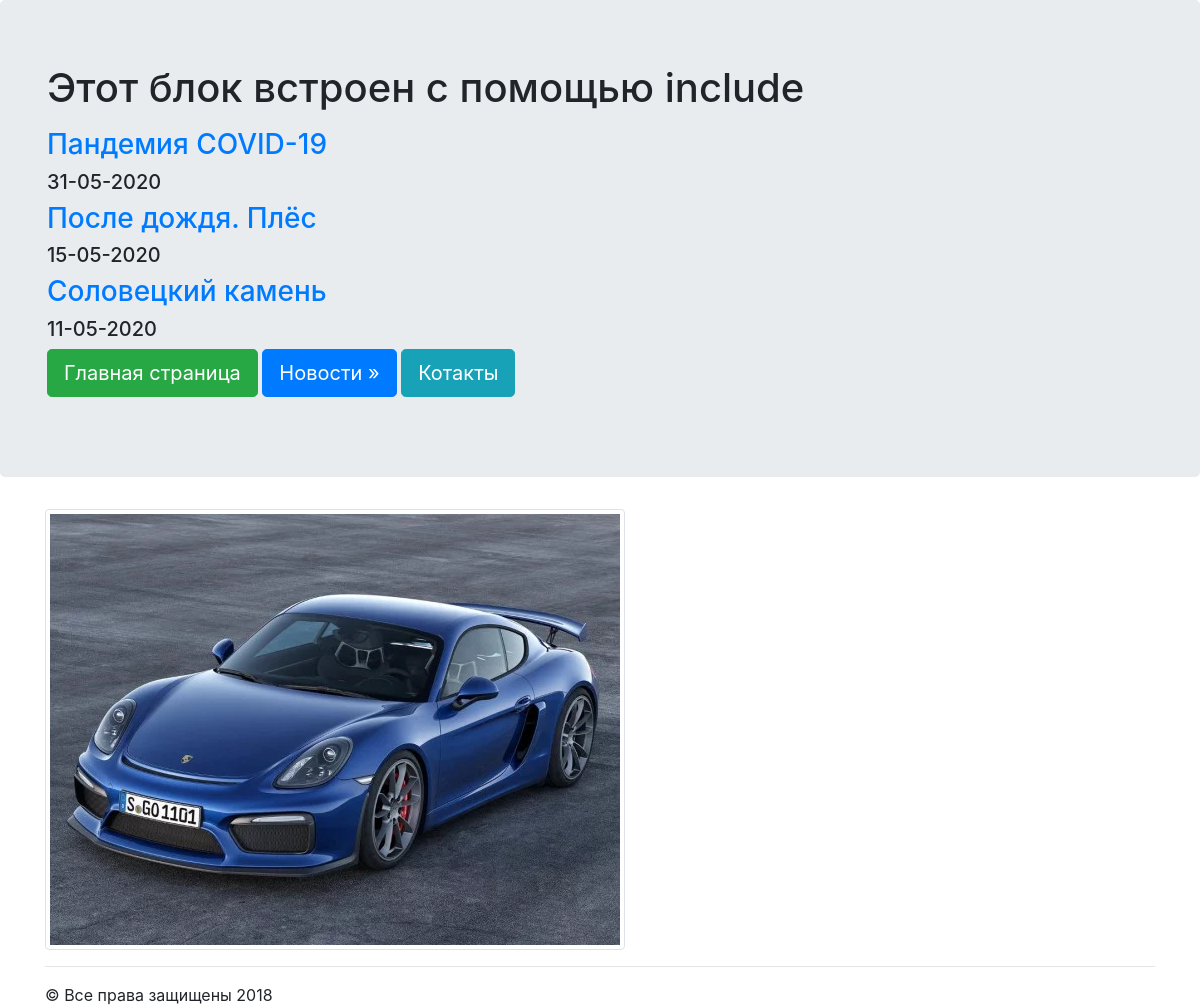
Page /news/ on the committed database.
### news/models.py (models this page shows, shortened)
class Articles(models.Model):
    title = models.CharField(max_length=120)
    post = models.TextField()
    date = models.DateField()

### news/templates/news/posts.html
{% extends "mainApp/wrapper.html" %}
{% block content %}
    {% for post in object_list %}
        <a href="/news/{{post.id}}"><h3>{{post.title}}</h3></a>
        <h5>{{post.date|date:"d-m-Y"}}</h5>
    {% endfor %}
{% endblock %}

### mainApp/templates/mainApp/wrapper.html (shortened to what this page needs)
<!DOCTYPE html>
<html lang="en">
<head>
    {% load staticfiles %}
    <link rel="stylesheet" type="text/css" href="{% static 'css/bootstrap.min.css' %}">
</head>
<body>
    <div class="jumbotron">
    <div class="container">
      <h1>{% include "mainApp/includes/some_html.html" %}</h1>
        {% block content %}
        {% endblock %}
      <p>
        <a href="/" class="btn btn-success btn-lg">Главная страница</a>
        <a href="/news" class="btn btn-primary btn-lg">Новости &raquo;</a>
        <a href="/contacts" class="btn btn-info btn-lg">Котакты</a>
      </p>
    </div>
  </div>
  <div class="container">
    <img src="{% static 'mainApp/img/img.webp' %}" alt="Error load img" class="img-thumbnail">
    <hr>
    &copy; Все права защищены 2018
  </div>
</body>
</html>

### mainApp/templates/mainApp/includes/some_html.html
{% block content %}
    <p>Этот блок встроен с помощью include</p>
{% endblock %}

### rows in the picture
Articles: title "Пандемия COVID-19", date "31-05-2020"
Articles: title "После дождя. Плёс", date "15-05-2020"
Articles: title "Соловецкий камень", date "11-05-2020"
